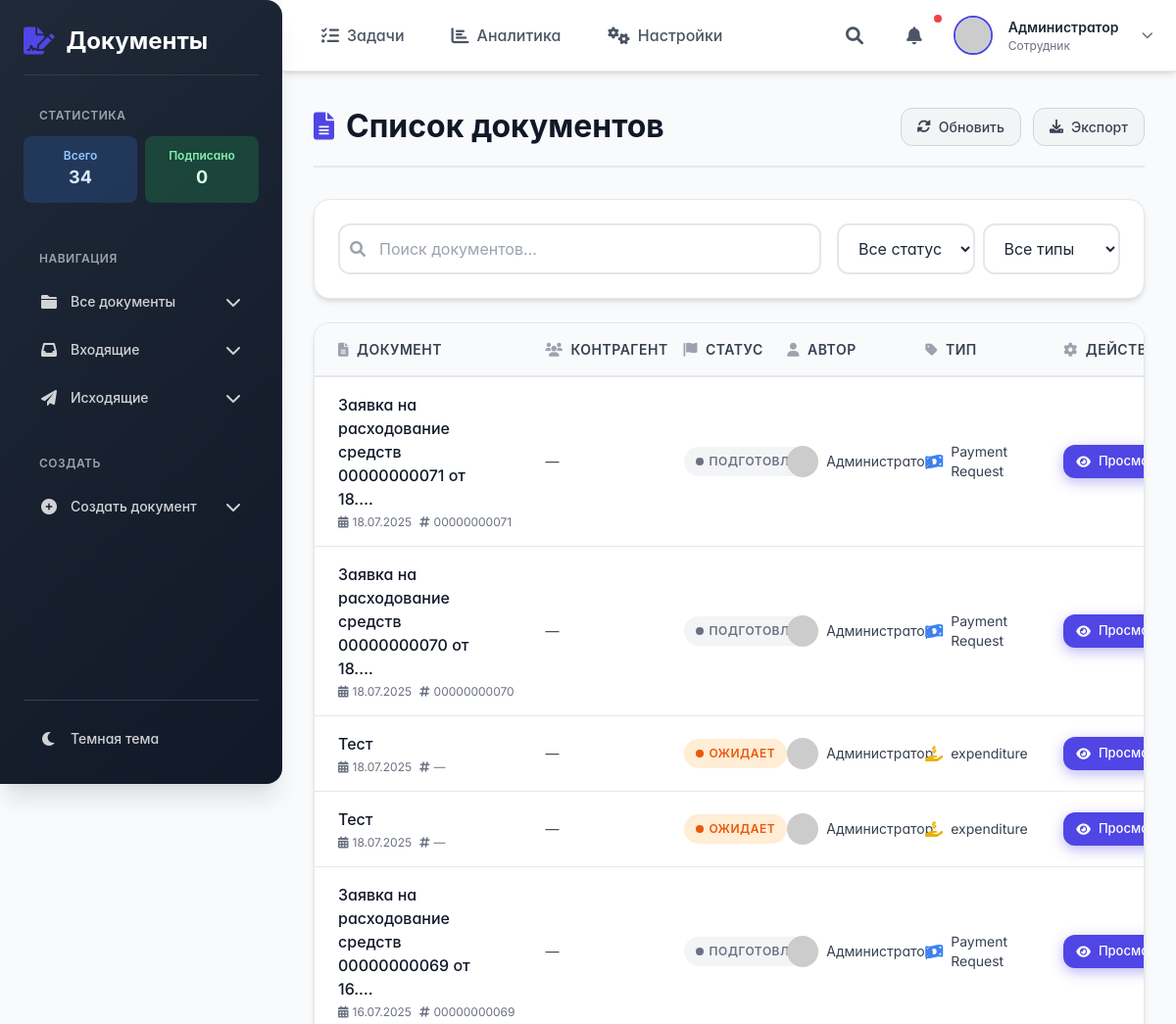
The page / (signed in, upper part) on the database as committed earlier.
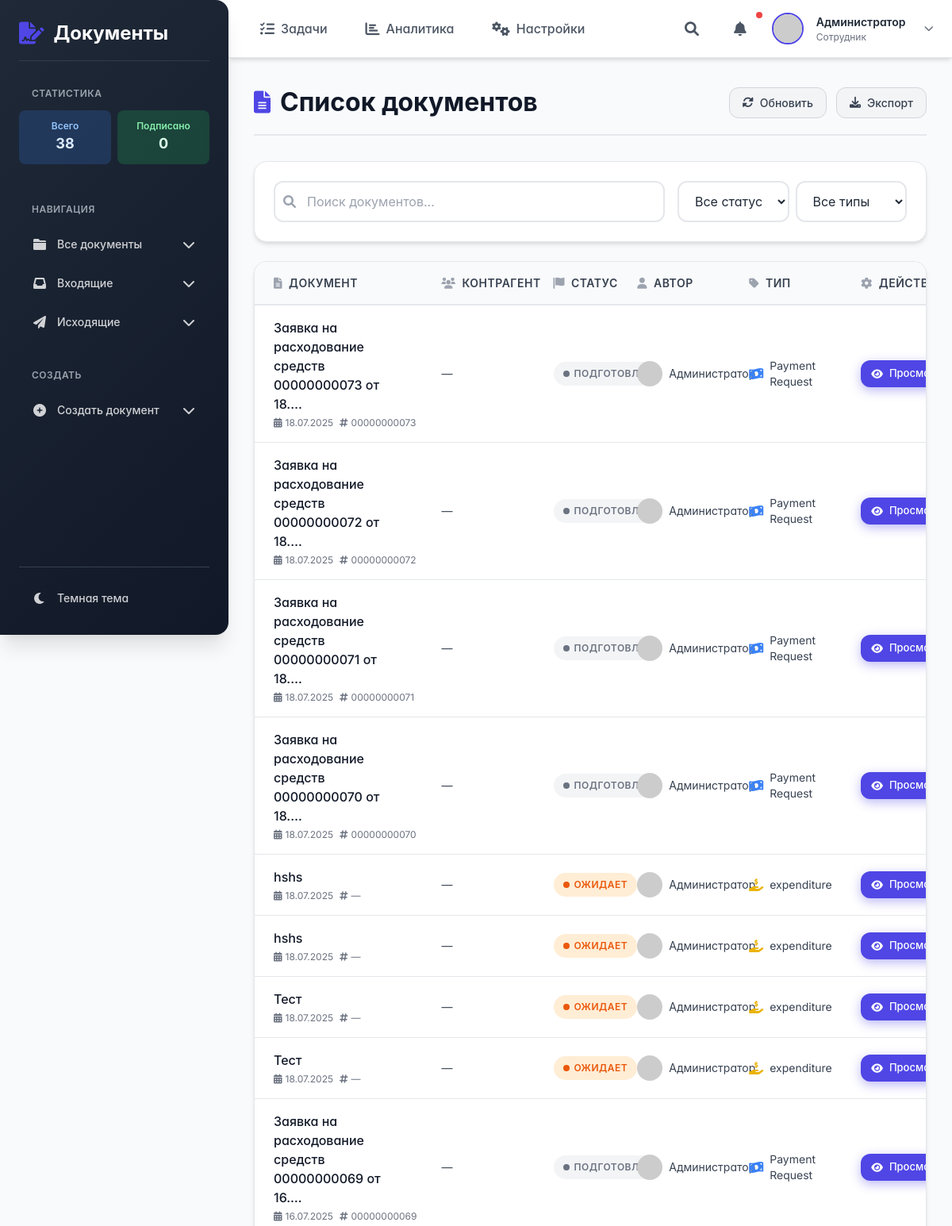
The same page on the database as committed later.
### documents/models.py (models this page shows, shortened)
class Document(models.Model):
    DOC_TYPES = (
        ('payment', 'Payment Request'),
        ('leave', 'Leave Request'),
        ('memo', 'Memo')
    )
    creator = models.ForeignKey(User, on_delete=models.CASCADE, related_name='created_docs')
    signer = models.ForeignKey(User, on_delete=models.CASCADE, related_name='signed_docs', null=True, blank=True)
    title = models.CharField(max_length=200)
    doc_type = models.CharField(max_length=20, choices=DOC_TYPES)
    status = models.CharField(max_length=20, default='pending')
    description = models.TextField(blank=True)
    created_at = models.DateTimeField(auto_now_add=True)
    updated_at = models.DateTimeField(auto_now=True)
    amount = models.DecimalField(max_digits=10, decimal_places=2, null=True, blank=True)
    counterparty = models.ForeignKey('Counterparty', on_delete=models.SET_NULL, null=True, blank=True, related_name='documents')
    contract = models.ForeignKey('Contract', on_delete=models.SET_NULL, null=True, blank=True, related_name='documents')
    start_date = models.DateField(null=True, blank=True)
    end_date = models.DateField(null=True, blank=True)
    leave_type = models.CharField(max_length=50, blank=True)
    external_number = models.CharField(max_length=100, blank=True)
    guid = models.CharField(max_length=64, unique=True, blank=True, null=True)

class User(AbstractUser):
    department = models.CharField(max_length=100, blank=True)
    organization = models.ForeignKey(Organization,default=1,
                                    on_delete=models.SET_NULL, null=True, blank=True, related_name='users', help_text="The organization this user belongs to")

### documents/views.py (the view)
# urls.py: path('', document_list, name='document_list'),
@login_required
def document_list(request):
    documents = Document.objects.filter(creator=request.user)
    recipients = [
        {'id': 1, 'name': 'ООО "Поставщик"'},
        {'id': 2, 'name': 'ИП "Иванов"'},
        {'id': 3, 'name': 'ЗАО "Технологии"'}
    ]
    contracts_by_counterparty = {
    1: [  # ООО "Поставщик"
        {'id': 101, 'name': 'Договор поставки №1'},
        {'id': 102, 'name': 'Договор услуг'},
        {'id': 103, 'name': 'Доп. соглашение №A'}
    ],
    2: [  # ИП "Иванов"
        {'id': 201, 'name': 'Договор аренды оборудования'},
        {'id': 202, 'name': 'Договор сервисного обслуживания'}
    ],
    3: [  # ЗАО "Технологии"
        {'id': 301, 'name': 'Лицензионное соглашение'},
        {'id': 302, 'name': 'Контракт на разработку ПО'},
        {'id': 303, 'name': 'Договор сопровождения'}
    ]
    }
    try:
        selected_org = request.user.organization
        one_c_server_url = selected_org.server_address
        one_c_path = selected_org.path
        admin_login = "Администратор"
        admin_password = "ckfdbyf"
        userpass = f"{admin_login}:{admin_password}".encode("utf-8")
        basic_auth = base64.b64encode(userpass).decode("ascii")
        headers = {
            "Authorization": f"Basic {basic_auth}",
            "Content-Type": "application/json"
        }
        address_path = f"http://localhost/{one_c_path}/hs/MobileExchange/PaymentList/false"
        json_body = {
            "Метод": "GET",
            "Адрес": address_path,
        }
        redirect_url = f"{one_c_server_url}hs/MobileExchange/redirection/"
        response = requests.post(redirect_url, json=json_body, headers=headers)
        if response.status_code != 200:
            messages.error(request, f"Ошибка получения документов из 1С: код {response.status_code}")
            one_c_documents = []
        else:
            try:
                one_c_documents = response.json()
                print(len(one_c_documents))
                for item in one_c_documents:
                    if isinstance(request.user, SimpleLazyObject):
                        creator = request.user._wrapped
                    print("Type:", type(item))
                    guid = item.get("GUID")
                    print("GUID:", guid)
                    if not guid:
                        print("No GUID found, skipping item:", item)
                        continue  # пропускаем без GUID
                    print("Creating or updating:", {
                        'creator': creator,
                        'title': item.get("ЗРССсылка", ""),
                        'doc_type': 'payment'
                    })
                    doc, created = Document.objects.get_or_create(guid=guid, defaults={
                        'creator': creator,
                        'title': item.get("ЗРССсылка", ""),
                        'doc_type': 'payment',
                    })
                    if created:
                        print("Created:", created, "Document ID:", doc.id)
                    else:
                        print("Updated existing document:", doc.id)
                    doc.title = item.get("ЗРССсылка", "")
                    doc.external_number = item.get("Номер", "")
                    one_c_status_russian = item.get("Состояние", "Ожидает") # Default to Russian "Ожидает"
                    translated_status = STATUS_TRANSLATION_MAP.get(one_c_status_russian, "prepared")
                    doc.status = translated_status
                    doc.amount = item.get("Сумма") or 0
                    doc.recipient = item.get("Контрагент", "")
                    doc.doc_type = 'payment'  # можно сделать динамически
                    doc.created_at = parse_datetime(item.get("Дата")) or doc.created_at
                    try:
                        doc.save()
                    except Exception as e:
                        print(f"Error saving document {doc.id}: {e}")
                        continue
                messages.success(request, "Документы успешно импортированы из 1С")
                print("Полученные документы из 1С:", one_c_documents)
            except json.JSONDecodeError:
                one_c_documents = []
                messages.error(request, "Неверный JSON-ответ от 1С")
    except Exception as e:
        one_c_documents = []
        messages.error(request, f"Ошибка при запросе к 1С: {e}")
    document_list = Document.objects.all().order_by('-created_at')
    return render(request, 'documents/index.html', {
        'documents': document_list,
        'counterparties': recipients,
        'contracts_by_counterparty': contracts_by_counterparty,
        'one_c_documents': document_list,
    })

### documents/templates/documents/index.html (shortened to what the changed rows need)
{% extends 'base.html' %}
{% load static %}
{% block sidebar %}
    <aside id="sidebar" class="sidebar">
        <nav class="sidebar-nav">
            <div class="nav-section">
                <div class="grid grid-cols-2 gap-2 mb-4">
                    <div class="bg-blue-500 bg-opacity-20 p-3 rounded-lg text-center">
                        <div class="text-blue-300 text-xs font-semibold">Всего</div>
                        <div class="text-blue-100 text-lg font-bold" id="total-docs">{{ documents|length }}</div>
                    </div>
                </div>
            </div>
        </nav>
    </aside>
{% endblock %}
{% block content %}
    <div id="content-wrapper" class="flex-1 flex flex-col">
        <main id="main-content">
            <div id="document-list-section">
                <div class="page-header">
                    <h1 class="page-title" id="main-title">
                        <i class="fas fa-file-alt"></i>
                        Список документов
                    </h1>
                </div>
                <div class="table-container">
                    <div class="table-responsive hidden md:block">
                        <table class="min-w-full">
                            <thead>
                                <tr>
                                    <th class="w-1/4">
                                        <div class="flex items-center gap-2">
                                            <i class="fas fa-file-alt text-gray-400"></i>
                                            Документ
                                        </div>
                                    </th>
                                    <th class="w-1/6">
                                        <div class="flex items-center gap-2">
                                            <i class="fas fa-users text-gray-400"></i>
                                            Контрагент
                                        </div>
                                    </th>
                                    <th class="w-1/8">
                                        <div class="flex items-center gap-2">
                                            <i class="fas fa-flag text-gray-400"></i>
                                            Статус
                                        </div>
                                    </th>
                                    <th class="w-1/6">
                                        <div class="flex items-center gap-2">
                                            <i class="fas fa-user text-gray-400"></i>
                                            Автор
                                        </div>
                                    </th>
                                    <th class="w-1/6">
                                        <div class="flex items-center gap-2">
                                            <i class="fas fa-tag text-gray-400"></i>
                                            Тип
                                        </div>
                                    </th>
                                    <th class="w-1/8">
                                        <div class="flex items-center gap-2">
                                            <i class="fas fa-cog text-gray-400"></i>
                                            Действия
                                        </div>
                                    </th>
                                </tr>
                            </thead>
                            <tbody id="document-table-body">
                                {% for doc in documents %}
                                <tr class="document-row animate-fade-in">
                                    <td>
                                        <div class="flex flex-col">
                                            <div class="font-medium text-gray-900 mb-1" title="{{ doc.title }}">
                                                {{ doc.title|truncatechars:50 }}
                                            </div>
                                            <div class="text-xs text-gray-500 flex items-center gap-2">
                                                <span class="flex items-center gap-1">
                                                    <i class="fas fa-calendar-alt"></i>
                                                    {{ doc.created_at|date:"d.m.Y" }}
                                                </span>
                                                <span class="flex items-center gap-1">
                                                    <i class="fas fa-hashtag"></i>
                                                    {{ doc.external_number|default:"—" }}
                                                </span>
                                            </div>
                                        </div>
                                    </td>
                                    <td>
                                        <div class="text-sm text-gray-700">
                                            {% if doc.doc_type == 'payment' %}
                                                {{ doc.recipient|default:"—" }}
                                            {% elif doc.doc_type == 'expenditure' %}
                                                {{ doc.counterparty_name|default:"—" }}
                                            {% else %}
                                                —
                                            {% endif %}
                                        </div>
                                    </td>
                                    <td>
                                        <span class="status-badge {{ doc.status }}">
                                            {% if doc.status == 'prepared' %}Подготовлен
                                            {% elif doc.status == 'on_approval' %}На согласовании
                                            {% elif doc.status == 'approved' %}Утвержден
                                            {% elif doc.status == 'pending' %}Ожидает
                                            {% elif doc.status == 'signed' %}Подписан
                                            {% elif doc.status == 'rejected' %}Отклонен
                                            {% else %}{{ doc.status }}
                                            {% endif %}
                                        </span>
                                    </td>
                                    <td>
                                        <div class="flex items-center gap-2">
                                            <img src="https://ui-avatars.com/api/?name={{ doc.creator.username }}&size=32&background=6b7280&color=fff"
                                                 alt="Avatar" class="w-8 h-8 rounded-full">
                                            <span class="text-sm text-gray-700">{{ doc.creator.username }}</span>
                                        </div>
                                    </td>
                                    <td>
                                        <div class="flex items-center gap-2">
                                            {% if doc.doc_type == 'payment' %}
                                                <i class="fas fa-money-bill-wave text-blue-500"></i>
                                            {% elif doc.doc_type == 'leave' %}
                                                <i class="fas fa-plane-departure text-green-500"></i>
                                            {% elif doc.doc_type == 'memo' %}
                                                <i class="fas fa-sticky-note text-purple-500"></i>
                                            {% elif doc.doc_type == 'expenditure' %}
                                                <i class="fas fa-hand-holding-usd text-yellow-500"></i>
                                            {% endif %}
                                            <span class="text-sm text-gray-700">{{ doc.get_doc_type_display }}</span>
                                        </div>
                                    </td>
                                    <td>
                                        <div class="flex items-center gap-2">
                                            <button class="btn btn-sm btn-primary view-doc-btn" data-doc-id="{{ doc.id }}">
                                                <i class="fas fa-eye"></i>
                                                Просмотр
                                            </button>
                                        </div>
                                    </td>
                                </tr>
                                {% endfor %}
                            </tbody>
                        </table>
                    </div>
                </div>
            </div>
        </main>
    </div>
{% endblock %}

Rows that differ between the two databases and show on the page:
added Document: title "Заявка на расходование средств 00000000073 от 18.…", created_at "18.07.2025", external_number "00000000073", recipient "—", status "ПОДГОТОВЛЕН", creator.username "Администратор", doc_type "Payment Request"
added Document: title "Заявка на расходование средств 00000000072 от 18.…", created_at "18.07.2025", external_number "00000000072", recipient "—", status "ПОДГОТОВЛЕН", creator.username "Администратор", doc_type "Payment Request"
added Document: title "hshs", created_at "18.07.2025", external_number "—", counterparty_name "—", status "ОЖИДАЕТ", creator.username "Администратор", doc_type "expenditure"
added Document: title "hshs", created_at "18.07.2025", external_number "—", counterparty_name "—", status "ОЖИДАЕТ", creator.username "Администратор", doc_type "expenditure"
Other text that changed with them:
{{ documents|length }}: "34" → "38"
